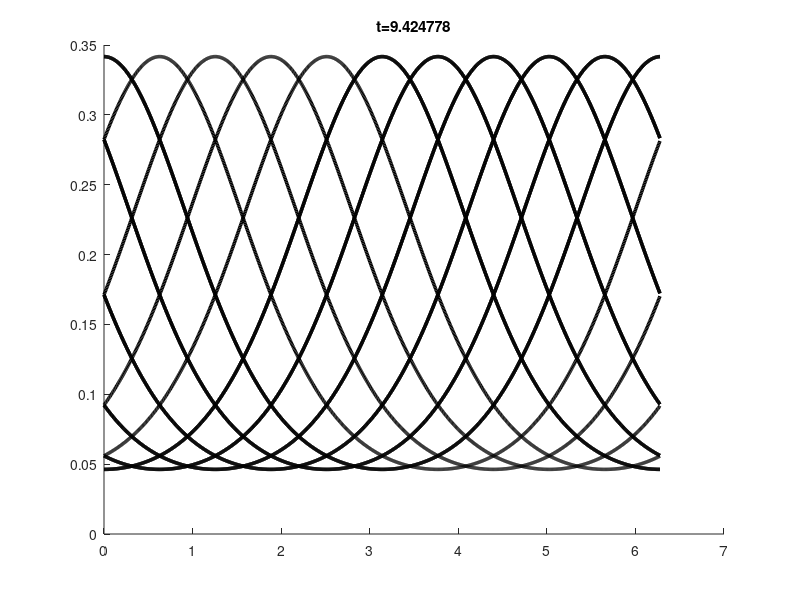

The MATLAB script that drew this image: (Note: this script raises an error after producing the figure.)
function [] = ErrorConvergenceForAdvectionEquation1D

    clc;
    clearvars;
    
    n = 1; dx = 1 / n;
    m = 1; dy = 1 / m;
    dt_recip = 1; dt = 1 / dt_recip;
    t_0 = 0; 
    t_1 = t_0;
    folder = '/Users/nikita/Documents/Projects/spc2/spc2FiniteVolumeMethods/TestCase/';
    size_of_float = 4;
    
    %% Show exact solution
    
    for t_0 = 0 : 2*pi/10 : t_0 + 10
        l = 1000; dphi = 2 * pi / l;
        exact_density = zeros(l, 1);
        for k = 0 : l - 1
            exact_density(k + 1, 1) = ExactSolution(k * dphi, t_0);
        end % k
        figure(1); hold on;
        plot(0 : dphi : (l - 1) * dphi, exact_density, 'LineWidth', 2.5, 'Color', [0 0 0]);
        title(sprintf('t=%f', t_0));
        drawnow;
    end % t_0
    
    %% Quantify errors
    
    % num_cells l_1 l_2 l_\infty
    errors = dlmread(strcat(folder, 'error_convergence.txt'));
%     errors = errors(1 : end - 1, :);
    dphis = 2 * pi ./ errors(:, 1);
    
    figure(2);
%     h_l1 = plot(dphis, errors(:, 2), '-*', 'LineWidth', 2.5); hold on;
%     h_l2 = plot(dphis, errors(:, 3), '-*', 'LineWidth', 2.5);
%     h_linf = plot(dphis, errors(:, 4), '-*', 'LineWidth', 2.5);
    h_l1 = loglog(dphis, errors(:, 2), '-*', 'LineWidth', 2.5); hold on;
    h_l2 = loglog(dphis, errors(:, 3), '-*', 'LineWidth', 2.5);
    h_linf = loglog(dphis, errors(:, 4), '-*', 'LineWidth', 2.5);
    x = linspace(dphis(end, 1), dphis(1, 1));
%     loglog(x, x, '--k', 'LineWidth', 2.5);
    loglog(x, 10^(-0.7) * x .^ 2, '--k', 'LineWidth', 2.5);
%     loglog(x, 10^(2) * x .^ 4, '--k', 'LineWidth', 2.5);
	ylim([10^(-6) 10^(-0.9)]);
    legend([h_l1 h_l2 h_linf], {'L^1 error', 'L^2 error', 'L^\infty error'}, 'interpreter', 'tex', 'location', 'southeast');
    grid on;
    box on;
    
    xticks([10^(-2), 10^(-1)]);
    yticks([10^(-6), 10^(-4), 10^(-2)]);
    set(gca,...
        'Units', 'normalized',...
        'FontUnits', 'points',...
        'FontWeight', 'normal',...
        'FontSize', 30,...
        'FontName', 'Helvetica',...
        'linew', 1);
    
    error_substr = '<';
    for d = 1 : size(errors, 1) - 1
        error_substr = strcat(error_substr, '%f,');
    end % i
    error_substr = strcat(error_substr, '>');
    sprintf(strcat('L1: ', error_substr, ' |= %f'), diff(log(errors(:, 2))) ./ diff(log(dphis)),...
        (log(errors(end, 2)) - log(errors(1, 2))) / (log(dphis(end, 1)) - log(dphis(1, 1))))
    sprintf(strcat('L2: ', error_substr, ' |= %f'), diff(log(errors(:, 3))) ./ diff(log(dphis)),...
        (log(errors(end, 3)) - log(errors(1, 3))) / (log(dphis(end, 1)) - log(dphis(1, 1))))
    sprintf(strcat('L\\infty: ', error_substr, ' |= %f'), diff(log(errors(:, 4))) ./ diff(log(dphis)),...
        (log(errors(end, 4)) - log(errors(1, 4))) / (log(dphis(end, 1)) - log(dphis(1, 1))))
    
end

%%
function [f] = ExactSolution(x, t)

    k = 1.0;
    mu = 0.0;
    f = exp(k * cos(x - mu + t)) / (2.0 * pi * besseli(0, k));

end